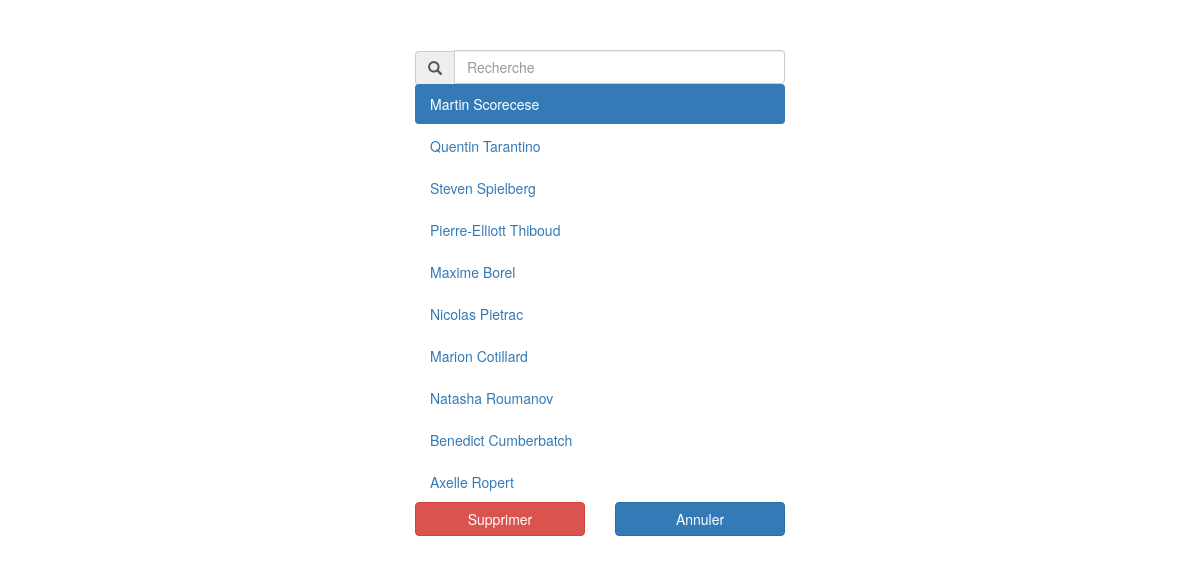
/PHP/Controleur/controleurSuppressionVIP.php, run on the app's committed database.
### tables this page shows
create table VIP
(
   numVIP               int AUTO_INCREMENT,
   nom                  varchar(60),
   prenom               varchar(60),
   nationalite          varchar(60),
   photo                varchar(150),
   typeVIP              varchar(254),
   priorite             int,
   dateNaissance        date,
   numCompagnon         int,
   numJury				int,
   numFilm				int,
   CONSTRAINT PK_VIP PRIMARY KEY (numVIP)
);

### PHP/Controleur/controleurSuppressionVIP.php (called while the page is built, shortened)
<?php
	require("Modele/modeleVIP.php");
	$vips = getVIPs();
	include("Vue/suppressionVIP.php");

### PHP/Modele/modeleVIP.php (called while the page is built, shortened)
<?php
	require_once("bdd.php");
	function getVIPs()
	{
		global $bdd;
		$requete = "SELECT numVIP, nom, prenom, photo, priorite, dateNaissance, nationalite, typeVIP FROM VIP";
		$resultat = $bdd->query($requete);
		$resultat = $resultat->fetchAll();
		return $resultat;
	}

### PHP/Vue/suppressionVIP.php (the view, shortened to what this page needs)
<!DOCTYPE html>
<html lang="en">
    <head>
		<link href="css/bootstrap.min.css" rel="stylesheet">
		<link href="Vue/css.css" rel="stylesheet">
	</head>
    <body>
		<div class="container-fluid">
			<div class="row marge-haut">
				<div class="col-xs-offset-4 col-xs-4">
					<div class="input-group">
						<span class="input-group-addon glyphicon glyphicon-search"></span>
						<input type="search" name="recherche" class="form-control" placeholder="Recherche">
					</div>
					<ul class="nav nav-pills nav-stacked">
						<?php foreach($vips as $key => $vip) { ?>
						<li<?php if($key == 0) echo ' class="active"'; ?>><a href="#<?php echo $vip["numVIP"]; ?>" data-toggle="tab"><?php echo $vip["prenom"].' '.$vip["nom"]; ?></a></li>
						<?php } ?>
					</ul>
					<div class="row">
						<div class="col-xs-6">
							<button href="#modalevip" id="modalevip" class="btn btn-danger btn-block">Supprimer</button>
						</div>
						<div class="col-xs-6">
							<a href="index.php?page=accueil" class="btn btn-primary btn-block">Annuler</a>
						</div>
					</div>
				</div>
			</div>
		</div>
	</body>
</html>

### PHP/Vue/css.css (style rules this page uses)
.marge-haut { margin-top: 50px; }

### data on the page
vip: prenom "Martin", nom "Scorecese"
vip: prenom "Quentin", nom "Tarantino"
vip: prenom "Steven", nom "Spielberg"
vip: prenom "Pierre-Elliott", nom "Thiboud"
vip: prenom "Maxime", nom "Borel"
vip: prenom "Nicolas", nom "Pietrac"
vip: prenom "Marion", nom "Cotillard"
vip: prenom "Natasha", nom "Roumanov"
vip: prenom "Benedict", nom "Cumberbatch"
vip: prenom "Axelle", nom "Ropert"
